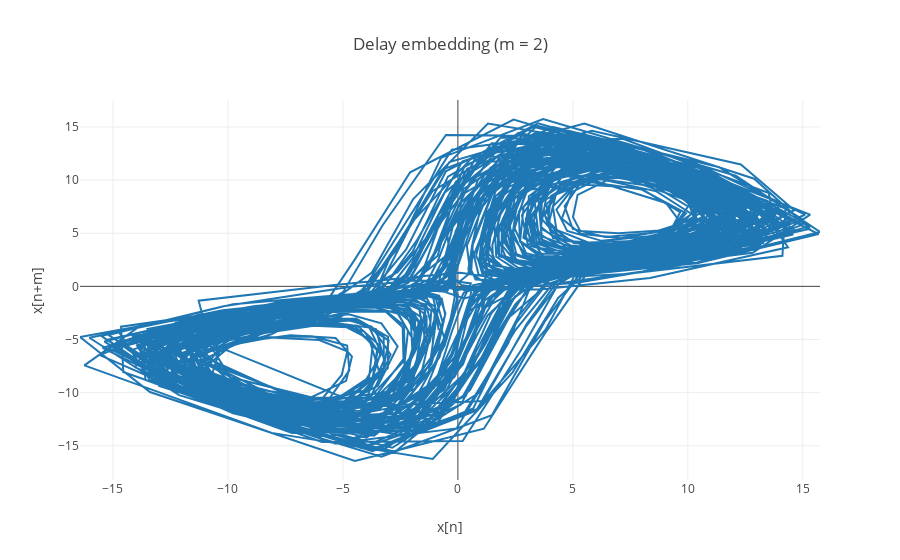

Notebook cell for this chart:
### Code cell
a, b = delay_embedding(ts1, 2)

data = [
    go.Scatter(x=b, y=a),
]

figure = go.Figure(data=data, layout=go.Layout(
    title='Delay embedding (m = 2)',
    showlegend=False,
    xaxis=dict(title='x[n]'),
    yaxis=dict(title='x[n+m]')
))

py.iplot(figure)

### Figure 1 — Plotly figure (JSON) as saved in the notebook; plotly's stock layout.template omitted (floating-point values rounded to 4 significant figures; data arrays with more than 128 entries replaced by an {"elided": "..."} marker saying what was removed)
{"data": [{"type": "scatter", "uid": "bcb047b0-ece1-43ff-a04f-eb6866498a86", "x": {"elided": "1998 float values"}, "y": {"elided": "1998 float values"}}], "layout": {"showlegend": false, "title": "Delay embedding (m = 2)", "xaxis": {"title": "x[n]"}, "yaxis": {"title": "x[n+m]"}}}
